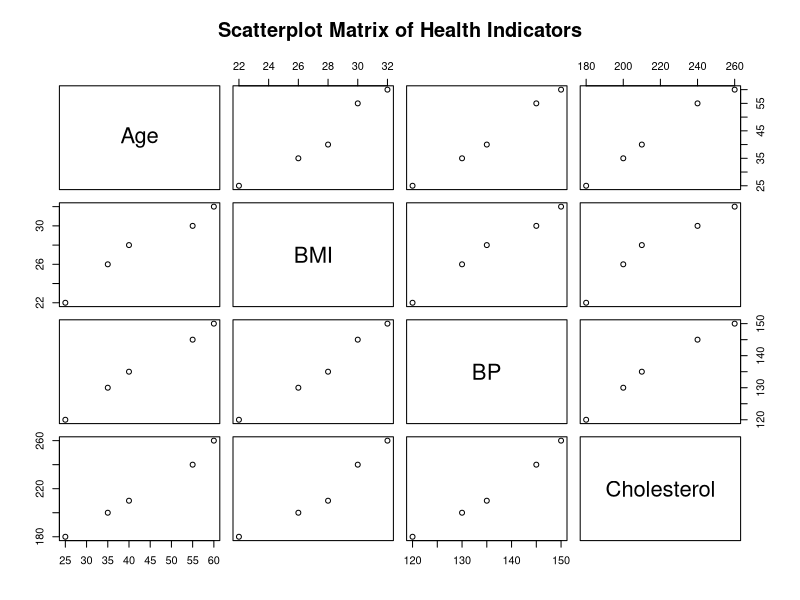
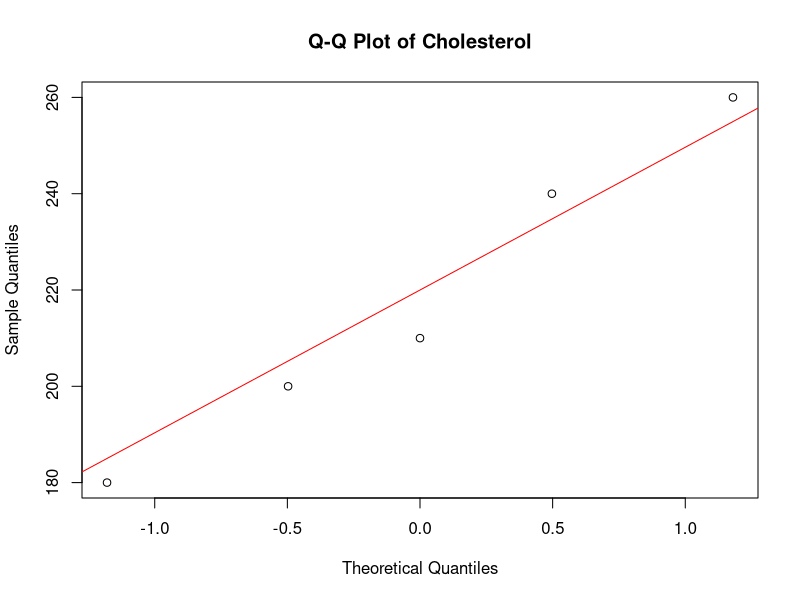
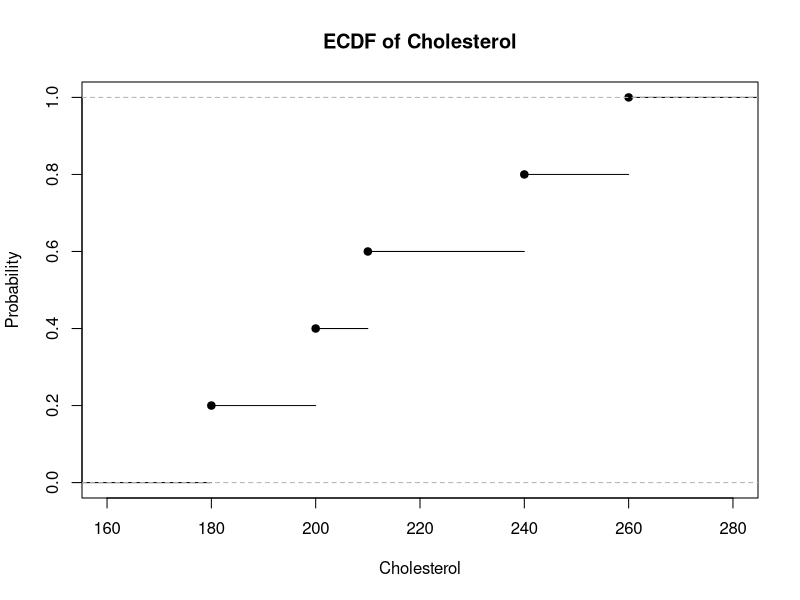
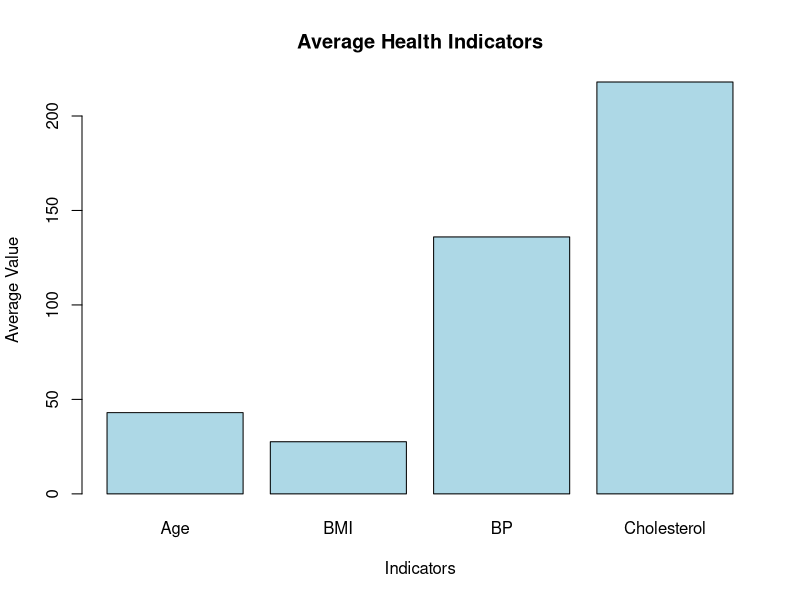
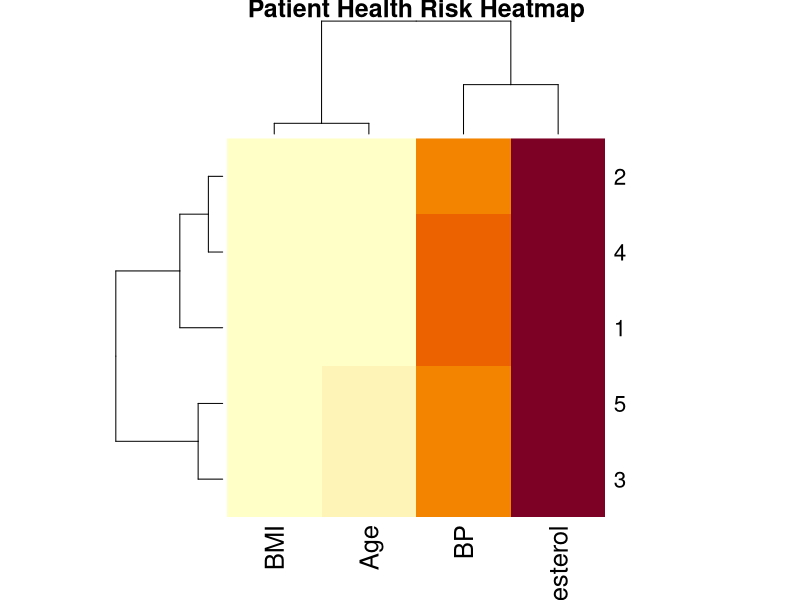

Write the R code that produced these figures, in order.
# Dataset

patient <- data.frame(
  Patient_ID = c("P01","P02","P03","P04","P05"),
  Age = c(25,40,55,35,60),
  BMI = c(22,28,30,26,32),
  BP = c(120,135,145,130,150),
  Cholesterol = c(180,210,240,200,260)
)

print(patient)


pairs(patient[,2:5],
      main="Scatterplot Matrix of Health Indicators")


qqnorm(patient$Cholesterol,
       main="Q-Q Plot of Cholesterol")

qqline(patient$Cholesterol,
       col="red")


plot(ecdf(patient$Cholesterol),
     main="ECDF of Cholesterol",
     xlab="Cholesterol",
     ylab="Probability")


avg <- colMeans(patient[,2:5])

barplot(avg,
        main="Average Health Indicators",
        xlab="Indicators",
        ylab="Average Value",
        col="lightblue")


heatmap(as.matrix(patient[,2:5]),
        main="Patient Health Risk Heatmap")
